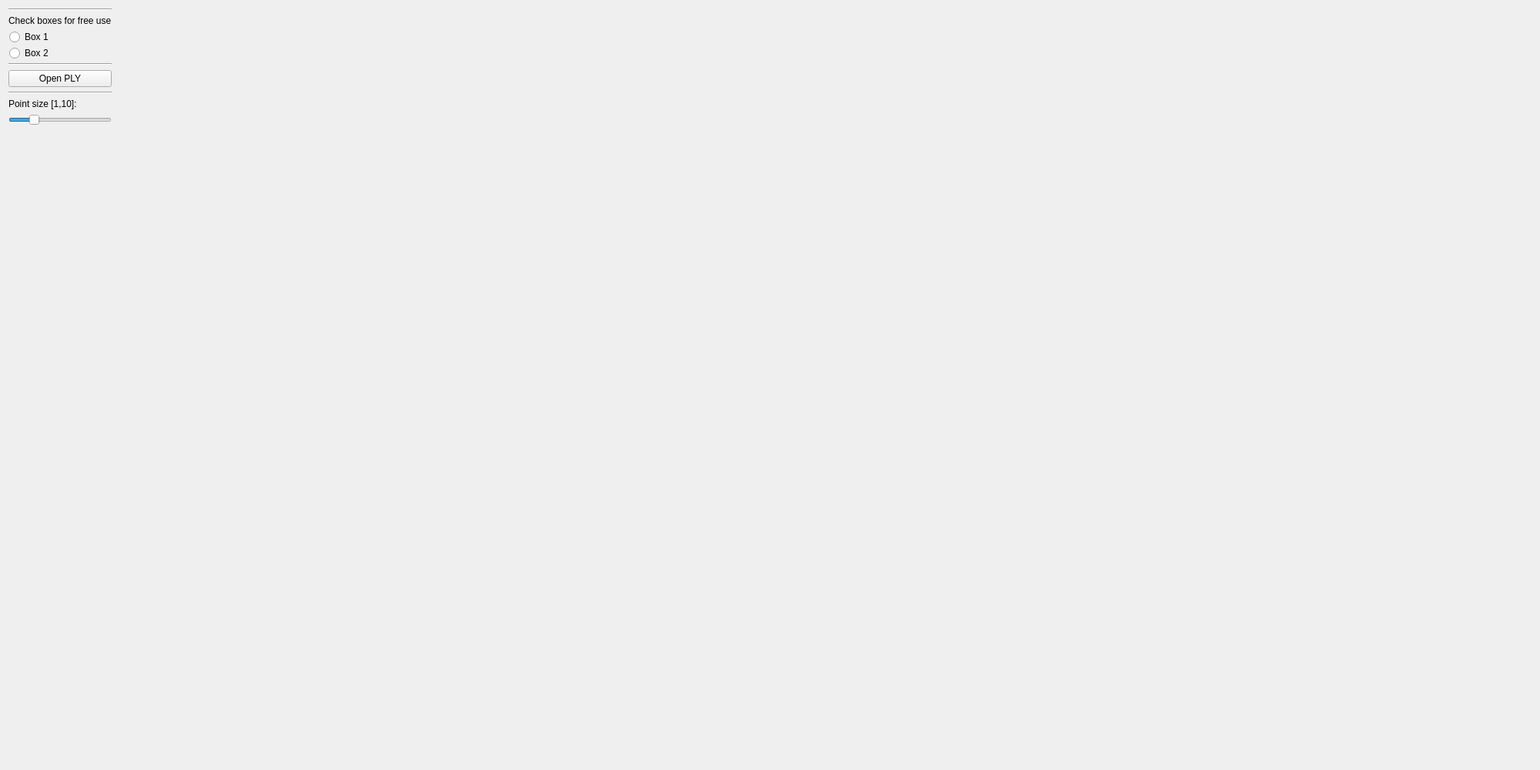
<?xml version="1.0" encoding="UTF-8"?>
<ui version="4.0">
 <class>MainWindowClass</class>
 <widget class="QMainWindow" name="MainWindowClass">
  <property name="geometry">
   <rect>
    <x>0</x>
    <y>0</y>
    <width>2000</width>
    <height>1000</height>
   </rect>
  </property>
  <property name="windowTitle">
   <string>3d computer vision framework</string>
  </property>
  <property name="locale">
   <locale language="German" country="Germany"/>
  </property>
  <widget class="QWidget" name="centralWidget">
   <property name="styleSheet">
    <string notr="true">QCheckBox::indicator {
     width: 15px;
     height: 15px;
}
QRadioButton::indicator {
     width: 15px;
     height: 15px;
}</string>
   </property>
   <layout class="QHBoxLayout" name="horizontalLayout_2">
    <item>
     <layout class="QVBoxLayout" name="verticalLayout">
      <item>
       <widget class="Line" name="line_2">
        <property name="lineWidth">
         <number>1</number>
        </property>
        <property name="orientation">
         <enum>Qt::Orientation::Horizontal</enum>
        </property>
       </widget>
      </item>
      <item>
       <widget class="QLabel" name="label">
        <property name="text">
         <string>Check boxes for free use</string>
        </property>
       </widget>
      </item>
      <item>
       <widget class="QRadioButton" name="radioButton_1">
        <property name="toolTip">
         <string>&lt;html&gt;&lt;head/&gt;&lt;body&gt;&lt;p&gt;&lt;br/&gt;&lt;/p&gt;&lt;/body&gt;&lt;/html&gt;</string>
        </property>
        <property name="text">
         <string>Box 1</string>
        </property>
       </widget>
      </item>
      <item>
       <widget class="QRadioButton" name="radioButton_2">
        <property name="toolTip">
         <string>&lt;html&gt;&lt;head/&gt;&lt;body&gt;&lt;p&gt;&lt;br/&gt;&lt;/p&gt;&lt;/body&gt;&lt;/html&gt;</string>
        </property>
        <property name="text">
         <string>Box 2</string>
        </property>
       </widget>
      </item>
      <item>
       <widget class="Line" name="line_3">
        <property name="lineWidth">
         <number>1</number>
        </property>
        <property name="orientation">
         <enum>Qt::Orientation::Horizontal</enum>
        </property>
       </widget>
      </item>
      <item>
       <widget class="QPushButton" name="pushButton">
        <property name="text">
         <string>Open PLY</string>
        </property>
       </widget>
      </item>
      <item>
       <widget class="Line" name="line">
        <property name="orientation">
         <enum>Qt::Orientation::Horizontal</enum>
        </property>
       </widget>
      </item>
      <item>
       <widget class="QLabel" name="label_2">
        <property name="text">
         <string>Point size [1,10]:</string>
        </property>
       </widget>
      </item>
      <item>
       <widget class="QSlider" name="horizontalSlider">
        <property name="sizePolicy">
         <sizepolicy hsizetype="Preferred" vsizetype="Preferred">
          <horstretch>0</horstretch>
          <verstretch>0</verstretch>
         </sizepolicy>
        </property>
        <property name="autoFillBackground">
         <bool>false</bool>
        </property>
        <property name="minimum">
         <number>1</number>
        </property>
        <property name="maximum">
         <number>10</number>
        </property>
        <property name="value">
         <number>3</number>
        </property>
        <property name="sliderPosition">
         <number>3</number>
        </property>
        <property name="orientation">
         <enum>Qt::Orientation::Horizontal</enum>
        </property>
       </widget>
      </item>
      <item>
       <spacer name="verticalSpacer">
        <property name="orientation">
         <enum>Qt::Orientation::Vertical</enum>
        </property>
        <property name="sizeHint" stdset="0">
         <size>
          <width>20</width>
          <height>40</height>
         </size>
        </property>
       </spacer>
      </item>
     </layout>
    </item>
    <item>
     <widget class="GLWidget" name="glwidget" native="true">
      <property name="sizePolicy">
       <sizepolicy hsizetype="Expanding" vsizetype="Preferred">
        <horstretch>0</horstretch>
        <verstretch>0</verstretch>
       </sizepolicy>
      </property>
      <property name="toolTip">
       <string>&lt;html&gt;&lt;head/&gt;&lt;body&gt;&lt;table border=&quot;0&quot; style=&quot; margin-top:0px; margin-bottom:0px; margin-left:0px; margin-right:0px;&quot; cellspacing=&quot;2&quot; cellpadding=&quot;0&quot;&gt;&lt;tr&gt;&lt;td colspan=&quot;3&quot;&gt;&lt;p&gt;&lt;span style=&quot; font-weight:600;&quot;&gt;Navigation&lt;/span&gt;&lt;/p&gt;&lt;/td&gt;&lt;/tr&gt;&lt;tr&gt;&lt;td&gt;&lt;p&gt;&lt;span style=&quot; font-style:italic;&quot;&gt;Left-mouse&lt;/span&gt;&lt;/p&gt;&lt;/td&gt;&lt;td/&gt;&lt;td&gt;&lt;p&gt;rotate around world origin&lt;/p&gt;&lt;/td&gt;&lt;/tr&gt;&lt;tr&gt;&lt;td&gt;&lt;p&gt;&lt;span style=&quot; font-style:italic;&quot;&gt;Right-mouse&lt;/span&gt;&lt;/p&gt;&lt;/td&gt;&lt;td/&gt;&lt;td&gt;&lt;p&gt;translate&lt;/p&gt;&lt;/td&gt;&lt;/tr&gt;&lt;tr&gt;&lt;td&gt;&lt;p&gt;&lt;span style=&quot; font-style:italic;&quot;&gt;Wheel&lt;/span&gt;&lt;/p&gt;&lt;/td&gt;&lt;td/&gt;&lt;td&gt;&lt;p&gt;zoom in/out&lt;/p&gt;&lt;/td&gt;&lt;/tr&gt;&lt;tr&gt;&lt;td/&gt;&lt;td/&gt;&lt;td/&gt;&lt;/tr&gt;&lt;/table&gt;&lt;/body&gt;&lt;/html&gt;</string>
      </property>
      <layout class="QHBoxLayout" name="horizontalLayout"/>
     </widget>
    </item>
   </layout>
  </widget>
 </widget>
 <layoutdefault spacing="6" margin="11"/>
 <customwidgets>
  <customwidget>
   <class>GLWidget</class>
   <extends>QWidget</extends>
   <header>glwidget.h</header>
   <container>1</container>
  </customwidget>
 </customwidgets>
 <resources/>
 <connections/>
</ui>
